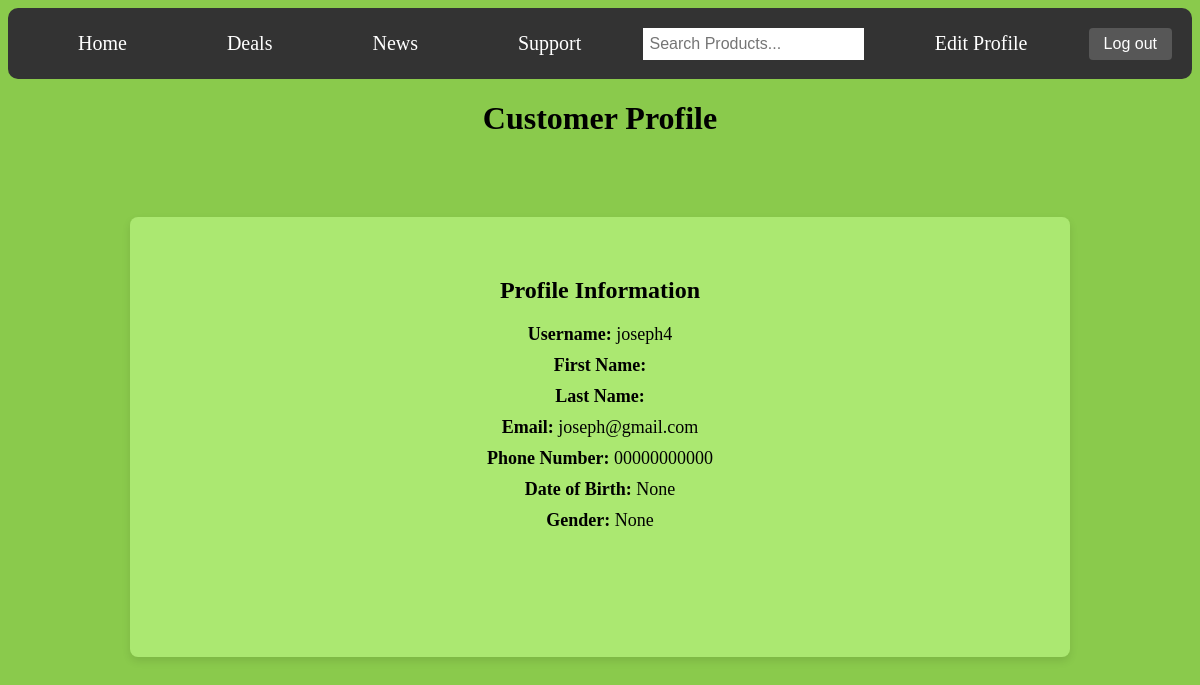
/products/users/account/ (signed in), run on an earlier commit of the app's database.
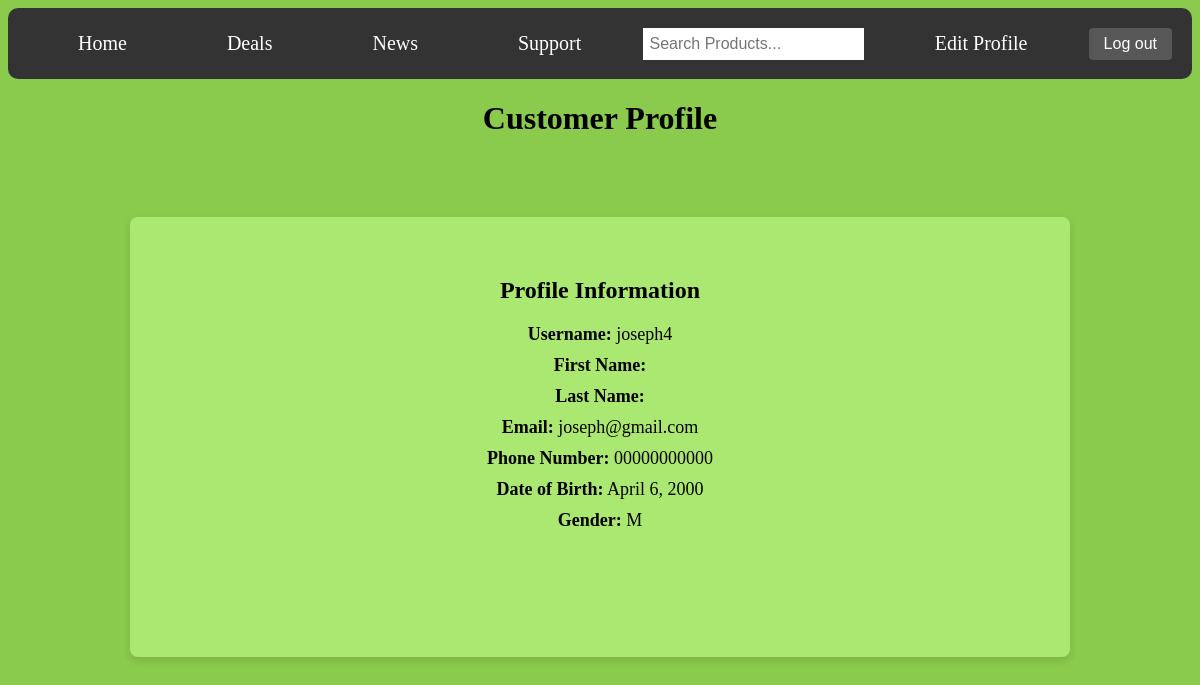
And on a later commit of the database.
### users/models.py (models this page shows, shortened)
class Profile(models.Model):
    user = models.OneToOneField(User, null=True, on_delete=models.CASCADE)
    phone_number = models.CharField(max_length=15, blank=True, null=True)
    date_of_birth = models.DateField(null=True, blank=True)
    gender = models.CharField(max_length=10, choices=[('M', 'Male'), ('F', 'Female'), ('O', 'Other')], null=True,
                              blank=True)

### users/views.py (the view)
# urls.py: path('account/', views.profile_view, name='account'),
def profile_view(request):
    profile_instance = Profile.objects.get(user=request.user)
    is_admin = request.user.groups.filter(name="Admin").exists()
    return render(request, "users/account.html", {"user": request.user,
     "profile": profile_instance, 'is_admin': is_admin})

### users/templates/users/account.html (shortened to what this page needs)
<!DOCTYPE html>
<html lang="en">
{% load static %}
<head>
    <link rel="stylesheet" href="{% static 'css/styles.css' %}">
</head>
<body>
<nav>
        <ul>
            <li><a class="active" href="{% url 'home' %}">Home</a></li>
            <li><a class="active" href="{% url 'products:deals' %}">Deals</a></li>
            <li><a class="active" href="{% url 'products:news' %}">News</a></li>
            <li><a class="active" href="{% url 'products:support' %}">Support</a></li>
        </ul>
    <form method="get" action="{% url 'products:product_search' %}">
            <input class="form-control me-2" type="search" placeholder="Search Products..." name="q" value="{{ query }}">
          </form>
            {% if user.is_authenticated %}
<ul>
    <li><a class="active" href="{% url 'users:edit_profile' %}">Edit Profile</a></li>
</ul>
    <form class="logout" action="{% url 'users:logout' %}" method="post">
    <button type="submit">Log out</button>
          </form>
    {% else %}
<ul>
    <li><a class="button" href="{% url 'users:register' %}">Sign up</a></li>
    <li><a class="button" href="{% url 'users:login' %}">Sign In</a></li>
    {% endif %}
    </nav>
<h1>Customer Profile</h1>
<div class="profile-container">
    <div class="profile-card">
        <h2>Profile Information</h2>
        <div class="profile-info">
    <p><strong>Username:</strong> {{ user.username }}</p>
    <p><strong>First Name:</strong> {{ user.first_name }}</p>
    <p><strong>Last Name:</strong> {{ user.last_name }}</p>
    <p><strong>Email:</strong> {{ user.email }}</p>
    <p><strong>Phone Number:</strong> {{ profile.phone_number }}</p>
    <p><strong>Date of Birth:</strong> {{ profile.date_of_birth }}</p>
    <p><strong>Gender:</strong> {{ profile.gender }}</p>
</div>
</div>
</div>
</body>
</html>

What changed in the data, as far as the page shows it:
changed Profile: date_of_birth "None" → "April 6, 2000"; gender "None" → "M"
